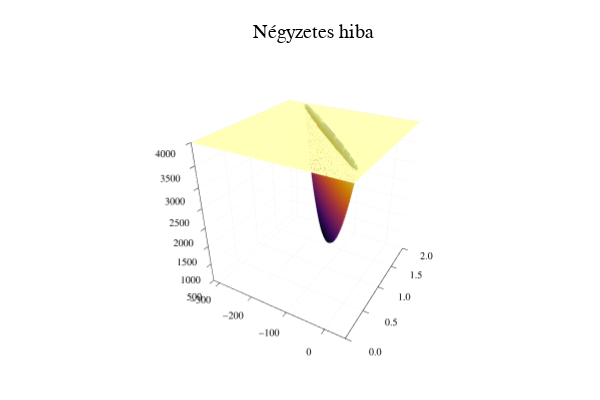

The cell this chart's notebook holds for it:
### Code cell
# paraméterek
theta_1 = range(-320,50, length=100)
theta_2 = range(0, 2, length= 100)

up_lim = 4_000
s_err = [ 
    min(up_lim,sq_err(y_weight, lin_feat(x_height), f_lin, [t1,t2]))
    for t2 in theta_2, t1 in theta_1
]

p = Plots.surface(theta_1,theta_2,s_err,colorbar=false,zlim = [500,up_lim],
    title="Négyzetes hiba"
)

#minimum(s_err)

### Figure 1 — Plotly figure (JSON) as saved in the notebook; plotly's stock layout.template omitted (floating-point values rounded to 4 significant figures; data arrays with more than 128 entries replaced by an {"elided": "..."} marker saying what was removed)
{"data": [{"colorbar": {"len": 0.9039, "title": "", "x": 0.9934, "y": 0.4896}, "colorscale": {"elided": "256x2 mixed values"}, "name": "y1", "opacity": null, "scene": "scene", "showlegend": false, "showscale": false, "type": "surface", "x": [-320, -316.3, -312.5, -308.8, -305.1, -301.3, -297.6, -293.8, -290.1, -286.4, -282.6, -278.9, -275.2, -271.4, -267.7, -263.9, -260.2, -256.5, -252.7, -249.0, -245.3, -241.5, -237.8, -234.0, -230.3, -226.6, -222.8, -219.1, -215.4, -211.6, -207.9, -204.1, -200.4, -196.7, -192.9, -189.2, -185.5, -181.7, -178.0, -174.2, -170.5, -166.8, -163.0, -159.3, -155.6, -151.8, -148.1, -144.3, -140.6, -136.9, -133.1, -129.4, -125.7, -121.9, -118.2, -114.4, -110.7, -107.0, -103.2, -99.49, -95.76, -92.02, -88.28, -84.55, -80.81, -77.07, -73.33, -69.6, -65.86, -62.12, -58.38, -54.65, -50.91, -47.17, -43.43, -39.7, -35.96, -32.22, -28.48, -24.75, -21.01, -17.27, -13.54, -9.798, -6.061, -2.323, 1.414, 5.152, 8.889, 12.63, 16.36, 20.1, 23.84, 27.58, 31.31, 35.05, 38.79, 42.53, 46.26, 50], "xaxis": "x", "y": [0, 0.0202, 0.0404, 0.06061, 0.08081, 0.101, 0.1212, 0.1414, 0.1616, 0.1818, 0.202, 0.2222, 0.2424, 0.2626, 0.2828, 0.303, 0.3232, 0.3434, 0.3636, 0.3838, 0.404, 0.4242, 0.4444, 0.4646, 0.4848, 0.5051, 0.5253, 0.5455, 0.5657, 0.5859, 0.6061, 0.6263, 0.6465, 0.6667, 0.6869, 0.7071, 0.7273, 0.7475, 0.7677, 0.7879, 0.8081, 0.8283, 0.8485, 0.8687, 0.8889, 0.9091, 0.9293, 0.9495, 0.9697, 0.9899, 1.01, 1.03, 1.051, 1.071, 1.091, 1.111, 1.131, 1.152, 1.172, 1.192, 1.212, 1.232, 1.253, 1.273, 1.293, 1.313, 1.333, 1.354, 1.374, 1.394, 1.414, 1.434, 1.455, 1.475, 1.495, 1.515, 1.535, 1.556, 1.576, 1.596, 1.616, 1.636, 1.657, 1.677, 1.697, 1.717, 1.737, 1.758, 1.778, 1.798, 1.818, 1.838, 1.859, 1.879, 1.899, 1.919, 1.939, 1.96, 1.98, 2], "yaxis": "y", "z": {"elided": "100x100 float values"}, "zaxis": "z", "zmax": 4000, "zmin": 1206.0}], "layout": {"annotations": [{"font": {"color": "rgba(0, 0, 0, 1.000)", "family": "sans-serif", "size": 20}, "rotation": 0, "showarrow": false, "text": "Négyzetes hiba", "x": 0.5222, "xanchor": "center", "xref": "paper", "y": 1, "yanchor": "top", "yref": "paper"}], "height": 400, "legend": {"bgcolor": "rgba(255, 255, 255, 1.000)", "bordercolor": "rgba(0, 0, 0, 1.000)", "borderwidth": 1, "font": {"color": "rgba(0, 0, 0, 1.000)", "family": "sans-serif", "size": 11}, "title": {"font": {"color": "rgba(0, 0, 0, 1.000)", "family": "sans-serif", "size": 15}, "text": ""}, "tracegroupgap": 0, "traceorder": "normal", "x": 1, "xanchor": "auto", "y": 1, "yanchor": "auto"}, "margin": {"b": 20, "l": 0, "r": 0, "t": 20}, "paper_bgcolor": "rgba(255, 255, 255, 1.000)", "plot_bgcolor": "rgba(255, 255, 255, 1.000)", "scene": {"camera": {"eye": {"x": 1.126, "y": -1.95, "z": 1.3}, "projection": "orthographic"}, "domain": {"x": [0.05101, 0.9934], "y": [0.03762, 0.9415]}, "xaxis": {"gridcolor": "rgba(0, 0, 0, 0.100)", "gridwidth": 0.5, "linecolor": "rgba(0, 0, 0, 1.000)", "mirror": false, "range": [-320, 50], "showgrid": true, "showline": true, "showticklabels": true, "tickangle": 0, "tickcolor": "rgb(0, 0, 0)", "tickfont": {"color": "rgba(0, 0, 0, 1.000)", "family": "sans-serif", "size": 11}, "tickmode": "array", "ticks": "inside", "ticktext": ["−300", "−200", "−100", "0"], "tickvals": [-300, -200, -100, 0], "title": "", "titlefont": {"color": "rgba(0, 0, 0, 1.000)", "family": "sans-serif", "size": 15}, "type": "-", "visible": true, "zeroline": false, "zerolinecolor": "rgba(0, 0, 0, 1.000)"}, "yaxis": {"gridcolor": "rgba(0, 0, 0, 0.100)", "gridwidth": 0.5, "linecolor": "rgba(0, 0, 0, 1.000)", "mirror": false, "range": [0, 2], "showgrid": true, "showline": true, "showticklabels": true, "tickangle": 0, "tickcolor": "rgb(0, 0, 0)", "tickfont": {"color": "rgba(0, 0, 0, 1.000)", "family": "sans-serif", "size": 11}, "tickmode": "array", "ticks": "inside", "ticktext": ["0.0", "0.5", "1.0", "1.5", "2.0"], "tickvals": [0, 0.5, 1, 1.5, 2], "title": "", "titlefont": {"color": "rgba(0, 0, 0, 1.000)", "family": "sans-serif", "size": 15}, "type": "-", "visible": true, "zeroline": false, "zerolinecolor": "rgba(0, 0, 0, 1.000)"}, "zaxis": {"gridcolor": "rgba(0, 0, 0, 0.100)", "gridwidth": 0.5, "linecolor": "rgba(0, 0, 0, 1.000)", "mirror": false, "range": [500, 4000], "showgrid": true, "showline": true, "showticklabels": true, "tickangle": 0, "tickcolor": "rgb(0, 0, 0)", "tickfont": {"color": "rgba(0, 0, 0, 1.000)", "family": "sans-serif", "size": 11}, "tickmode": "array", "ticks": "inside", "ticktext": ["500", "1000", "1500", "2000", "2500", "3000", "3500", "4000"], "tickvals": [500, 1000, 1500, 2000, 2500, 3000, 3500, 4000], "title": "", "titlefont": {"color": "rgba(0, 0, 0, 1.000)", "family": "sans-serif", "size": 15}, "type": "-", "visible": true, "zeroline": false, "zerolinecolor": "rgba(0, 0, 0, 1.000)"}}, "showlegend": true, "width": 600}}
